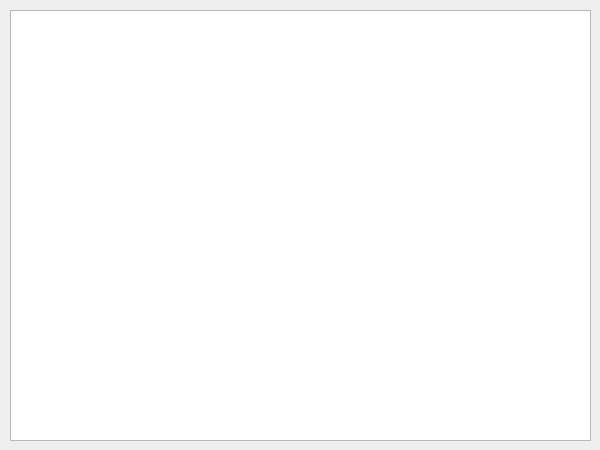
<?xml version="1.0" encoding="UTF-8"?>
<ui version="4.0">
 <class>Form</class>
 <widget class="QWidget" name="Form">
  <property name="geometry">
   <rect>
    <x>0</x>
    <y>0</y>
    <width>600</width>
    <height>450</height>
   </rect>
  </property>
  <property name="windowTitle">
   <string>全国铁路所有车次(按Ctrl+F查找)</string>
  </property>
  <widget class="QTableWidget" name="tableWidget">
   <property name="geometry">
    <rect>
     <x>10</x>
     <y>10</y>
     <width>581</width>
     <height>431</height>
    </rect>
   </property>
  </widget>
 </widget>
 <resources/>
 <connections/>
</ui>
